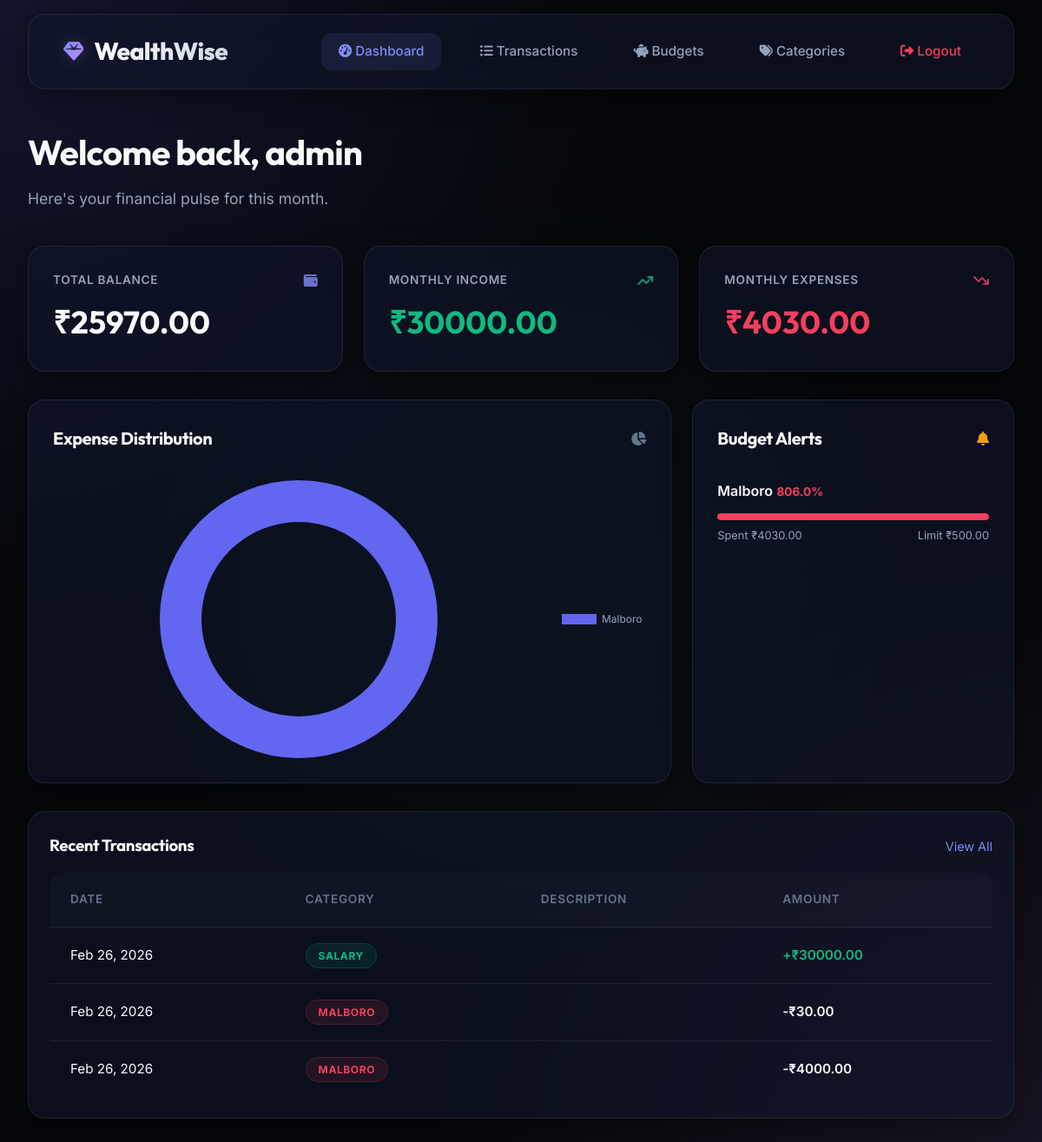
Page /dashboard (signed in) on the committed database.
### models.py (models this page shows, shortened)
class User(UserMixin, db.Model):
    id = db.Column(db.Integer, primary_key=True)
    username = db.Column(db.String(80), unique=True, nullable=False)
    password_hash = db.Column(db.String(120), nullable=False)
    transactions = db.relationship('Transaction', backref='user', lazy=True)
    categories = db.relationship('Category', backref='user', lazy=True)
    budgets = db.relationship('Budget', backref='user', lazy=True)

class Category(db.Model):
    id = db.Column(db.Integer, primary_key=True)
    name = db.Column(db.String(50), nullable=False)
    type = db.Column(db.String(10), nullable=False) # 'income' or 'expense'
    user_id = db.Column(db.Integer, db.ForeignKey('user.id'), nullable=False)
    transactions = db.relationship('Transaction', backref='category', lazy=True)
    budgets = db.relationship('Budget', backref='category', lazy=True)

class Budget(db.Model):
    id = db.Column(db.Integer, primary_key=True)
    category_id = db.Column(db.Integer, db.ForeignKey('category.id'), nullable=False)
    amount = db.Column(db.Float, nullable=False)
    month = db.Column(db.Integer, nullable=False) # 1-12
    year = db.Column(db.Integer, nullable=False)
    user_id = db.Column(db.Integer, db.ForeignKey('user.id'), nullable=False)
    @property
    def current_spending(self):
        start_date = datetime(self.year, self.month, 1)
        if self.month == 12:
            end_date = datetime(self.year + 1, 1, 1)
        else:
            end_date = datetime(self.year, self.month + 1, 1)
        total = db.session.query(db.func.sum(Transaction.amount)).filter(
            Transaction.category_id == self.category_id,
            Transaction.date >= start_date,
            Transaction.date < end_date
        ).scalar() or 0.0
        return total

class Transaction(db.Model):
    id = db.Column(db.Integer, primary_key=True)
    amount = db.Column(db.Float, nullable=False)
    description = db.Column(db.String(200))
    date = db.Column(db.DateTime, nullable=False, default=datetime.utcnow)
    category_id = db.Column(db.Integer, db.ForeignKey('category.id'), nullable=False)
    user_id = db.Column(db.Integer, db.ForeignKey('user.id'), nullable=False)

### app.py (the view)
@app.route('/dashboard')
@login_required
def dashboard():
    transactions = Transaction.query.filter_by(user_id=current_user.id).order_by(Transaction.date.desc()).limit(5).all()
    now = datetime.now()
    month_start = datetime(now.year, now.month, 1)
    income_total = db.session.query(func.sum(Transaction.amount)).join(Category).filter(
        Transaction.user_id == current_user.id,
        Category.type == 'income',
        Transaction.date >= month_start
    ).scalar() or 0
    expense_total = db.session.query(func.sum(Transaction.amount)).join(Category).filter(
        Transaction.user_id == current_user.id,
        Category.type == 'expense',
        Transaction.date >= month_start
    ).scalar() or 0
    balance = income_total - expense_total
    budgets = Budget.query.filter_by(user_id=current_user.id, month=now.month, year=now.year).all()
    alerts = []
    for b in budgets:
        spending = b.current_spending
        if spending >= b.amount * 0.9: # 90% or more
            alerts.append({
                'category': b.category.name,
                'spent': spending,
                'limit': b.amount,
                'percent': round((spending/b.amount)*100, 1)
            })
    return render_template('dashboard.html',
                          income=income_total,
                          expense=expense_total,
                          balance=balance,
                          recent_transactions=transactions,
                          alerts=alerts)

### app.py (called while the page is built)
@login_manager.user_loader
def load_user(user_id):
    return User.query.get(int(user_id))

### templates/dashboard.html
{% extends "base.html" %}
{% block content %}
<div style="margin-bottom: 2.5rem;" class="animate">
    <h1 style="font-size: 2.5rem; margin-bottom: 0.5rem;">Welcome back, {{ current_user.username }}</h1>
    <p style="color: var(--text-secondary); font-size: 1.1rem;">Here's your financial pulse for this month.</p>
</div>
<div class="grid">
    <div class="stat-card glass animate stagger-1">
        <div style="display: flex; justify-content: space-between; align-items: center;">
            <span class="stat-label">Total Balance</span>
            <i class="fas fa-wallet" style="color: var(--primary); opacity: 0.8;"></i>
        </div>
        <span class="stat-value" id="balance-val">₹{{ "%.2f"|format(balance) }}</span>
    </div>
    <div class="stat-card glass animate stagger-2">
        <div style="display: flex; justify-content: space-between; align-items: center;">
            <span class="stat-label">Monthly Income</span>
            <i class="fas fa-arrow-trend-up" style="color: var(--success); opacity: 0.8;"></i>
        </div>
        <span class="stat-value income">₹{{ "%.2f"|format(income) }}</span>
    </div>
    <div class="stat-card glass animate stagger-3">
        <div style="display: flex; justify-content: space-between; align-items: center;">
            <span class="stat-label">Monthly Expenses</span>
            <i class="fas fa-arrow-trend-down" style="color: var(--expense); opacity: 0.8;"></i>
        </div>
        <span class="stat-value expense">₹{{ "%.2f"|format(expense) }}</span>
    </div>
</div>
<div class="grid" style="margin-top: 2rem; grid-template-columns: 2fr 1fr;">
    <div class="chart-container glass animate stagger-2">
        <div style="display: flex; justify-content: space-between; align-items: center; margin-bottom: 2rem;">
            <h3 style="font-size: 1.25rem;">Expense Distribution</h3>
            <i class="fas fa-chart-pie" style="color: var(--text-dim);"></i>
        </div>
        <div style="position: relative; height: 320px;">
            <canvas id="expenseChart"></canvas>
        </div>
    </div>
    <div class="glass animate stagger-3" style="padding: 1.75rem;">
        <div style="display: flex; justify-content: space-between; align-items: center; margin-bottom: 2rem;">
            <h3 style="font-size: 1.25rem;">Budget Alerts</h3>
            <i class="fas fa-bell" style="color: var(--warning);"></i>
        </div>
        {% if alerts %}
        {% for alert in alerts %}
        <div style="margin-bottom: 1.75rem;">
            <div class="alert-item" style="margin-bottom: 0.75rem;">
                <span style="font-weight: 600; color: var(--text-primary);">{{ alert.category }}</span>
                <span
                    style="font-size: 0.85rem; color: {% if alert.percent > 90 %}var(--expense){% else %}var(--warning){% endif %}; font-weight: 700;">
                    {{ alert.percent }}%
                </span>
            </div>
            <div class="progress-bar">
                <div class="progress-fill"
                    style="width: {{ [alert.percent, 100]|min }}%; background: {% if alert.percent > 100 %}var(--expense){% else %}var(--primary){% endif %};">
                </div>
            </div>
            <p
                style="font-size: 0.8rem; margin-top: 8px; color: var(--text-secondary); display: flex; justify-content: space-between;">
                <span>Spent ₹{{ "%.2f"|format(alert.spent) }}</span>
                <span>Limit ₹{{ "%.2f"|format(alert.limit) }}</span>
            </p>
        </div>
        {% endfor %}
        {% else %}
        <div style="text-align: center; margin-top: 3rem; color: var(--text-dim);">
            <i class="fas fa-check-circle" style="font-size: 3rem; margin-bottom: 1rem; opacity: 0.3;"></i>
            <p>Your budgets are on track!</p>
        </div>
        {% endif %}
    </div>
</div>
<div class="glass" style="margin-top: 2rem; padding: 1.5rem;">
    <div style="display: flex; justify-content: space-between; align-items: center; margin-bottom: 1rem;">
        <h3>Recent Transactions</h3>
        <a href="{{ url_for('transactions') }}"
            style="color: var(--primary); text-decoration: none; font-size: 0.9rem;">View All</a>
    </div>
    <div class="table-container">
        <table>
            <thead>
                <tr>
                    <th>Date</th>
                    <th>Category</th>
                    <th>Description</th>
                    <th>Amount</th>
                </tr>
            </thead>
            <tbody>
                {% for tx in recent_transactions %}
                <tr>
                    <td>{{ tx.date.strftime('%b %d, %Y') }}</td>
                    <td><span class="badge {{ 'badge-income' if tx.category.type == 'income' else 'badge-expense' }}">{{
                            tx.category.name }}</span></td>
                    <td>{{ tx.description }}</td>
                    <td
                        style="font-weight: 600; color: {% if tx.category.type == 'income' %}var(--success){% else %}var(--text-main){% endif %};">
                        {{ '+' if tx.category.type == 'income' else '-' }}₹{{ "%.2f"|format(tx.amount) }}
                    </td>
                </tr>
                {% endfor %}
            </tbody>
        </table>
    </div>
</div>
<script>
    document.addEventListener('DOMContentLoaded', function () {
        fetch('/api/chart-data')
            .then(response => response.json())
            .then(data => {
                const ctx = document.getElementById('expenseChart').getContext('2d');
                if (data.labels.length === 0) {
                    // Show empty state if no data
                    ctx.font = "16px Inter";
                    ctx.fillStyle = "#94a3b8";
                    ctx.textAlign = "center";
                    ctx.fillText("No expense data for this month", ctx.canvas.width / 2, ctx.canvas.height / 2);
                    return;
                }
                new Chart(ctx, {
                    type: 'doughnut',
                    data: {
                        labels: data.labels,
                        datasets: [{
                            data: data.values,
                            backgroundColor: [
                                '#6366f1', '#10b981', '#f59e0b', '#ef4444',
                                '#8b5cf6', '#ec4899', '#06b6d4', '#f97316'
                            ],
                            borderWidth: 0,
                            hoverOffset: 10
                        }]
                    },
                    options: {
                        responsive: true,
                        maintainAspectRatio: false,
                        plugins: {
                            legend: {
                                position: 'right',
                                labels: {
                                    color: '#94a3b8',
                                    padding: 20,
                                    font: {
                                        family: 'Inter',
                                        size: 12
                                    }
                                }
                            }
                        },
                        cutout: '70%'
                    }
                });
            });
    });
</script>
{% endblock %}

### templates/base.html (shortened to what this page needs)
<!DOCTYPE html>
<html lang="en">
<head>
    <link rel="stylesheet" href="{{ url_for('static', filename='css/style.css') }}">
    <link rel="stylesheet" href="https://cdnjs.cloudflare.com/ajax/libs/font-awesome/6.4.0/css/all.min.css">
</head>
<body>
    <nav class="glass">
        <a href="{{ url_for('dashboard') if current_user.is_authenticated else url_for('login') }}" class="logo">
            <i class="fas fa-gem"></i>
            <span>WealthWise</span>
        </a>
        <div class="nav-links">
            {% if current_user.is_authenticated %}
            <a href="{{ url_for('dashboard') }}" class="{{ 'active' if request.endpoint == 'dashboard' }}">
                <i class="fas fa-gauge-high"></i> Dashboard
            </a>
            <a href="{{ url_for('transactions') }}" class="{{ 'active' if request.endpoint == 'transactions' }}">
                <i class="fas fa-list-ul"></i> Transactions
            </a>
            <a href="{{ url_for('budgets') }}" class="{{ 'active' if request.endpoint == 'budgets' }}">
                <i class="fas fa-piggy-bank"></i> Budgets
            </a>
            <a href="{{ url_for('categories') }}" class="{{ 'active' if request.endpoint == 'categories' }}">
                <i class="fas fa-tags"></i> Categories
            </a>
            <a href="{{ url_for('logout') }}" style="color: var(--expense);">
                <i class="fas fa-sign-out-alt"></i> Logout
            </a>
            {% else %}
            <a href="{{ url_for('login') }}" class="{{ 'active' if request.endpoint == 'login' }}">Login</a>
            <a href="{{ url_for('register') }}" class="{{ 'active' if request.endpoint == 'register' }}">Register</a>
            {% endif %}
        </div>
    </nav>
    <div class="container animate">
        {% block content %}{% endblock %}
    </div>
</body>
</html>

### rows in the picture
User: username "admin"
Category: category "Malboro", type "-"
Budget: limit "500.00"
Transaction: date "Feb 26, 2026", category.name "SALARY", amount "30000.00"
Category: type "+"
Transaction: date "Feb 26, 2026", category.name "MALBORO", amount "30.00"
Transaction: date "Feb 26, 2026", category.name "MALBORO", amount "4000.00"

### other values in the picture
{{ "%.2f"|format(balance) }} "25970.00"
{{ "%.2f"|format(income) }} "30000.00"
{{ "%.2f"|format(expense) }} "4030.00"
{{ alert.percent }} "806.0"
{{ "%.2f"|format(alert.spent) }} "4030.00"
